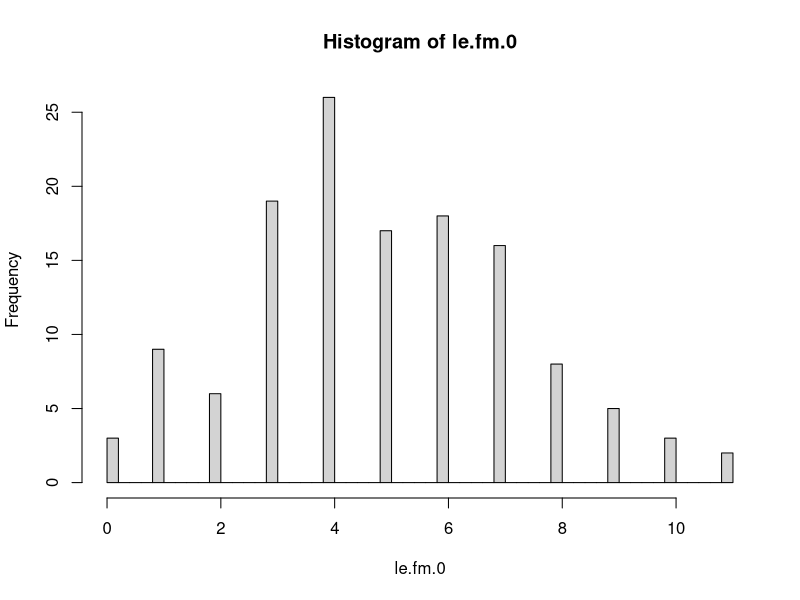
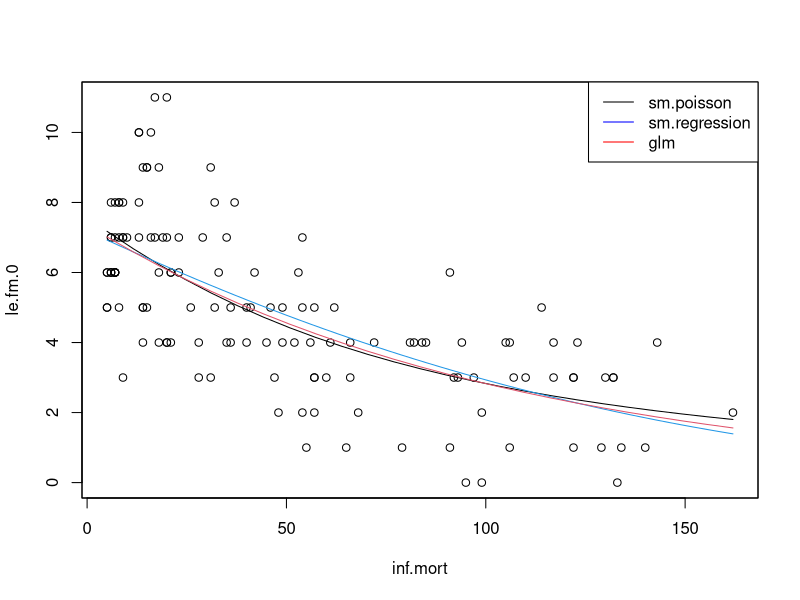
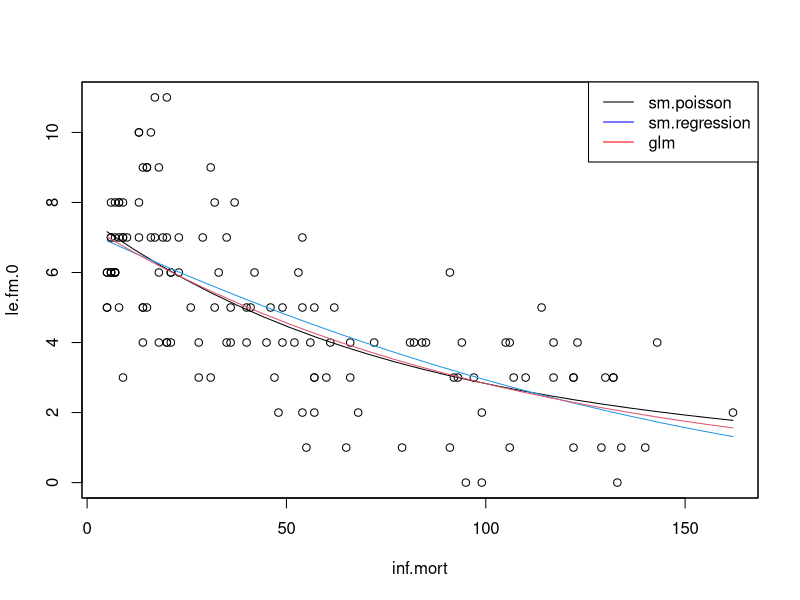
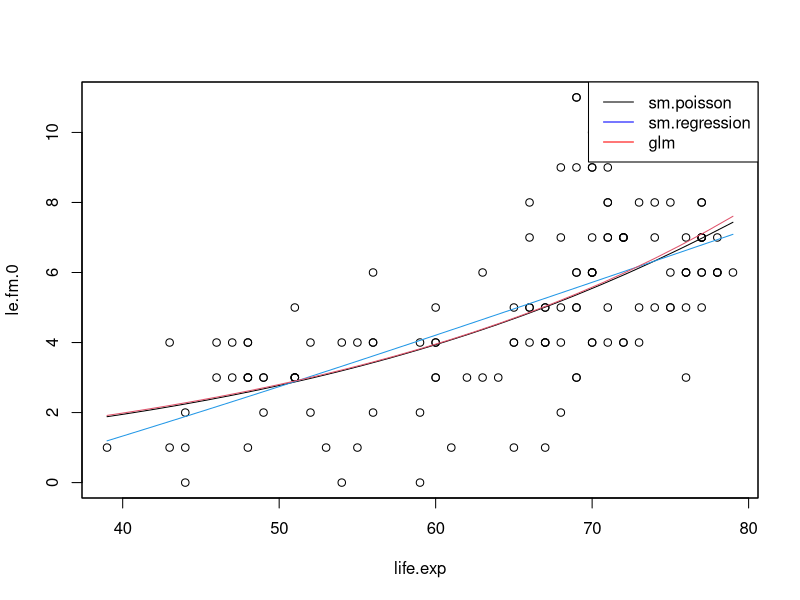

Generate these figures, in order, with R:
## ---- chunk 1
knitr::opts_chunk$set(echo = TRUE)
library(knitr)
library(sm)
## ---- chunk 2
countries<-read.table(file="countries.txt",head=T,row.names=2,dec=",")
attach(countries)
le.fm.0 <- pmax(0,le.fm)
hist(le.fm.0,br=40)
## ---- chunk 3
h.cv.sm.poisson <- function(x, y, rg.h = NULL, l.h = 10, method = loglik.CV){
  cv.h <- numeric(l.h)
  if (is.null(rg.h)){
    hh <- c(h.select(x,y,method="cv"), h.select(x,y,method="aicc"))#,hcv(x,y))
    rg.h <- range(hh)
  }
  i <- 0
  gr.h <- exp( seq(log(rg.h[1]/1.1), log(rg.h[2]*1.1), l=l.h))
  for (h in gr.h){
    i <- i+1
    cv.h[i] <- method(x,y,h)
  }
  return(list(h=gr.h,cv.h=cv.h, h.cv = gr.h[which.min(cv.h)]))
}
# method 1
prob.missclas.CV <- function(x,y,h){
  n <- length(x)
  pred <- sapply(1:n, 
                 function(i,x,y,h){
                   sm.poisson(x=x[-i],y=y[-i],h=h,eval.points=x[i],display="none")$estimate
                 },   x,y,h)
  return(sum(abs(pred-y)>.5)/n)
}
# method 2
loglik.CV <- function(x,y,h){
  n <- length(x)
  lambda <- sapply(1:n, 
                 function(i,x,y,h){
                   sm.poisson(x=x[-i],y=y[-i],h=h,eval.points=x[i],display="none")$estimate
                 },   x,y,h)
  # using minus here is aim to keep using min later
  return (-sum(log(exp(-lambda)*(lambda^x)/(factorial(x)))))
}
## ---- chunk 4
# Maximizing the log-likelihood of a new observation
h.list.lk <- h.cv.sm.poisson(inf.mort,le.fm.0,method = loglik.CV)

aux <- sm.poisson(inf.mort,le.fm.0,h=h.list.lk$h.cv, col=1)
sm.regression(inf.mort,le.fm.0,h=h.list.lk$h.cv,col=4,add=T)
aux.glm <- glm(le.fm.0 ~ inf.mort,family=poisson)
pred <- predict(aux.glm, 
                newdata=data.frame(inf.mort=aux$eval.points),
                type="response")
lines(aux$eval.points,pred,col=2)
legend('topright', c("sm.poisson", "sm.regression", "glm"), 
       col = c('black', 'blue', 'red'), lty = c(1, 1, 1))
## ---- chunk 5
# Minimizing the probability of misclassification of a new observation
h.list.pm <- h.cv.sm.poisson(inf.mort,le.fm.0,method = prob.missclas.CV) 

aux <- sm.poisson(inf.mort,le.fm.0,h=h.list.pm$h.cv, col=1)
sm.regression(inf.mort,le.fm.0,h=h.list.pm$h.cv,col=4,add=T)
aux.glm <- glm(le.fm.0 ~ inf.mort,family=poisson)
pred <- predict(aux.glm, 
                newdata=data.frame(inf.mort=aux$eval.points),
                type="response")
lines(aux$eval.points,pred,col=2)
legend('topright', c("sm.poisson", "sm.regression", "glm"), col = c('black', 'blue', 'red'), lty = c(1, 1, 1))
## ---- chunk 6
h.list <- h.cv.sm.poisson(life.exp,le.fm.0,method = loglik.CV)

aux <- sm.poisson(life.exp,le.fm.0,h=h.list$h.cv, col=1) # black
sm.regression(life.exp,le.fm.0,h=h.list$h.cv,col=4,add=T) # blue
aux.glm <- glm(le.fm.0 ~ life.exp, family=poisson)
pred <- predict(aux.glm, 
                newdata=data.frame(life.exp=aux$eval.points),
                type="response")
lines(aux$eval.points,pred,col=2)
legend('topright', c("sm.poisson", "sm.regression", "glm"), 
       col = c('black', 'blue', 'red'), lty = c(1, 1, 1))
